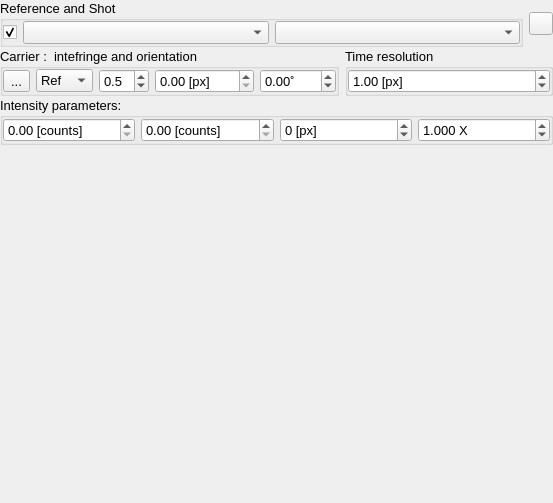
<?xml version="1.0" encoding="UTF-8"?>
<ui version="4.0">
 <class>nVISAR2</class>
 <widget class="QWidget" name="nVISAR2">
  <property name="geometry">
   <rect>
    <x>0</x>
    <y>0</y>
    <width>553</width>
    <height>503</height>
   </rect>
  </property>
  <property name="font">
   <font>
    <pointsize>10</pointsize>
   </font>
  </property>
  <property name="windowTitle">
   <string>Form</string>
  </property>
  <layout class="QVBoxLayout" name="verticalLayout" stretch="0,0,0,1">
   <property name="spacing">
    <number>1</number>
   </property>
   <property name="leftMargin">
    <number>0</number>
   </property>
   <property name="topMargin">
    <number>0</number>
   </property>
   <property name="rightMargin">
    <number>0</number>
   </property>
   <property name="bottomMargin">
    <number>0</number>
   </property>
   <item>
    <widget class="QWidget" name="widget_2" native="true">
     <layout class="QHBoxLayout" name="horizontalLayout">
      <property name="leftMargin">
       <number>0</number>
      </property>
      <property name="topMargin">
       <number>0</number>
      </property>
      <property name="rightMargin">
       <number>0</number>
      </property>
      <property name="bottomMargin">
       <number>0</number>
      </property>
      <item>
       <widget class="QGroupBox" name="groupBox">
        <property name="title">
         <string>Reference and Shot</string>
        </property>
        <layout class="QGridLayout" name="gridLayout" columnstretch="0,1,1">
         <property name="leftMargin">
          <number>0</number>
         </property>
         <property name="topMargin">
          <number>0</number>
         </property>
         <property name="rightMargin">
          <number>0</number>
         </property>
         <property name="bottomMargin">
          <number>0</number>
         </property>
         <item row="0" column="0">
          <widget class="QCheckBox" name="enableVisar">
           <property name="toolTip">
            <string>Enable visar</string>
           </property>
           <property name="text">
            <string/>
           </property>
           <property name="checked">
            <bool>true</bool>
           </property>
           <property name="neutrinoSave" stdset="0">
            <bool>true</bool>
           </property>
          </widget>
         </item>
         <item row="0" column="1">
          <widget class="QComboBox" name="refImage">
           <property name="neutrinoImage" stdset="0">
            <bool>true</bool>
           </property>
          </widget>
         </item>
         <item row="0" column="2">
          <widget class="QComboBox" name="shotImage">
           <property name="neutrinoImage" stdset="0">
            <bool>true</bool>
           </property>
          </widget>
         </item>
        </layout>
       </widget>
      </item>
      <item>
       <widget class="QToolButton" name="doWaveButton">
        <property name="font">
         <font>
          <pointsize>10</pointsize>
         </font>
        </property>
        <property name="toolTip">
         <string>Do filter on this Visar</string>
        </property>
        <property name="text">
         <string/>
        </property>
        <property name="icon">
         <iconset resource="../../neutrino-build/src/icons.qrc">
          <normaloff>:/icons/refresh.png</normaloff>:/icons/refresh.png</iconset>
        </property>
        <property name="neutrinoSave" stdset="0">
         <bool>true</bool>
        </property>
       </widget>
      </item>
     </layout>
    </widget>
   </item>
   <item>
    <widget class="QWidget" name="widget" native="true">
     <layout class="QHBoxLayout" name="horizontalLayout_2">
      <property name="leftMargin">
       <number>0</number>
      </property>
      <property name="topMargin">
       <number>0</number>
      </property>
      <property name="rightMargin">
       <number>0</number>
      </property>
      <property name="bottomMargin">
       <number>0</number>
      </property>
      <item>
       <widget class="QGroupBox" name="groupBox_5">
        <property name="title">
         <string>Carrier :  intefringe and orientation</string>
        </property>
        <layout class="QGridLayout" name="gridLayout_6" columnstretch="0,0,0,0,0">
         <property name="leftMargin">
          <number>0</number>
         </property>
         <property name="topMargin">
          <number>0</number>
         </property>
         <property name="rightMargin">
          <number>0</number>
         </property>
         <property name="bottomMargin">
          <number>0</number>
         </property>
         <item row="0" column="2">
          <widget class="QDoubleSpinBox" name="guessWeight">
           <property name="toolTip">
            <string>Frequency weight (&lt;0 for lower freq; &gt;0 for higher freq)</string>
           </property>
           <property name="decimals">
            <number>1</number>
           </property>
           <property name="minimum">
            <double>-9.900000000000000</double>
           </property>
           <property name="maximum">
            <double>9.900000000000000</double>
           </property>
           <property name="singleStep">
            <double>0.100000000000000</double>
           </property>
           <property name="value">
            <double>0.500000000000000</double>
           </property>
           <property name="neutrinoSave" stdset="0">
            <bool>true</bool>
           </property>
          </widget>
         </item>
         <item row="0" column="0">
          <widget class="QToolButton" name="guess">
           <property name="toolTip">
            <string>Calculate interfringe</string>
           </property>
           <property name="text">
            <string>...</string>
           </property>
           <property name="icon">
            <iconset resource="../../neutrino-build/src/icons.qrc">
             <normaloff>:/icons/refresh2.png</normaloff>:/icons/refresh2.png</iconset>
           </property>
           <property name="neutrinoSave" stdset="0">
            <bool>true</bool>
           </property>
          </widget>
         </item>
         <item row="0" column="1">
          <widget class="QComboBox" name="carrierPhys">
           <property name="neutrinoSave" stdset="0">
            <bool>true</bool>
           </property>
           <item>
            <property name="text">
             <string>Ref</string>
            </property>
           </item>
           <item>
            <property name="text">
             <string>Shot</string>
            </property>
           </item>
          </widget>
         </item>
         <item row="0" column="4">
          <widget class="QDoubleSpinBox" name="angle">
           <property name="toolTip">
            <string>Fringes orientation</string>
           </property>
           <property name="suffix">
            <string>˚</string>
           </property>
           <property name="minimum">
            <double>-360.000000000000000</double>
           </property>
           <property name="maximum">
            <double>360.000000000000000</double>
           </property>
           <property name="neutrinoSave" stdset="0">
            <bool>true</bool>
           </property>
          </widget>
         </item>
         <item row="0" column="3">
          <widget class="QDoubleSpinBox" name="interfringe">
           <property name="toolTip">
            <string>Interfringe (px)</string>
           </property>
           <property name="suffix">
            <string> [px]</string>
           </property>
           <property name="maximum">
            <double>9999.989999999999782</double>
           </property>
           <property name="singleStep">
            <double>1.000000000000000</double>
           </property>
           <property name="neutrinoSave" stdset="0">
            <bool>true</bool>
           </property>
          </widget>
         </item>
        </layout>
       </widget>
      </item>
      <item>
       <widget class="QGroupBox" name="groupBox_4">
        <property name="toolTip">
         <string>Sweep speed (if multiple values take the polynome)</string>
        </property>
        <property name="title">
         <string>Time resolution</string>
        </property>
        <layout class="QGridLayout" name="gridLayout_4">
         <property name="leftMargin">
          <number>0</number>
         </property>
         <property name="topMargin">
          <number>0</number>
         </property>
         <property name="rightMargin">
          <number>0</number>
         </property>
         <property name="bottomMargin">
          <number>0</number>
         </property>
         <item row="0" column="1">
          <widget class="QDoubleSpinBox" name="resolution">
           <property name="suffix">
            <string> [px]</string>
           </property>
           <property name="value">
            <double>1.000000000000000</double>
           </property>
           <property name="neutrinoSave" stdset="0">
            <bool>true</bool>
           </property>
          </widget>
         </item>
        </layout>
       </widget>
      </item>
     </layout>
    </widget>
   </item>
   <item>
    <widget class="QGroupBox" name="groupBox_2">
     <property name="title">
      <string>Intensity parameters: </string>
     </property>
     <layout class="QGridLayout" name="gridLayout_5">
      <property name="leftMargin">
       <number>0</number>
      </property>
      <property name="topMargin">
       <number>0</number>
      </property>
      <property name="rightMargin">
       <number>0</number>
      </property>
      <property name="bottomMargin">
       <number>0</number>
      </property>
      <item row="0" column="1">
       <widget class="QDoubleSpinBox" name="offRef">
        <property name="toolTip">
         <string>offset reference (dark value)</string>
        </property>
        <property name="suffix">
         <string> [counts]</string>
        </property>
        <property name="maximum">
         <double>99999.000000000000000</double>
        </property>
        <property name="neutrinoSave" stdset="0">
         <bool>true</bool>
        </property>
       </widget>
      </item>
      <item row="0" column="2">
       <widget class="QDoubleSpinBox" name="offShot">
        <property name="toolTip">
         <string>offset shot (dark value)</string>
        </property>
        <property name="suffix">
         <string> [counts]</string>
        </property>
        <property name="maximum">
         <double>99999.000000000000000</double>
        </property>
        <property name="neutrinoSave" stdset="0">
         <bool>true</bool>
        </property>
       </widget>
      </item>
      <item row="0" column="3">
       <widget class="QSpinBox" name="intensityShift">
        <property name="toolTip">
         <string>Pixel time delay of intensity between probe and shot</string>
        </property>
        <property name="suffix">
         <string> [px]</string>
        </property>
        <property name="minimum">
         <number>-1000</number>
        </property>
        <property name="maximum">
         <number>1000</number>
        </property>
        <property name="neutrinoSave" stdset="0">
         <bool>true</bool>
        </property>
       </widget>
      </item>
      <item row="0" column="4">
       <widget class="QDoubleSpinBox" name="multRef">
        <property name="toolTip">
         <string>&lt;html&gt;&lt;head/&gt;&lt;body&gt;&lt;p&gt;Reference multiplication factor:&lt;/p&gt;&lt;p&gt;Fix jitter between ref. and shot&lt;/p&gt;&lt;/body&gt;&lt;/html&gt;</string>
        </property>
        <property name="suffix">
         <string> X</string>
        </property>
        <property name="decimals">
         <number>3</number>
        </property>
        <property name="minimum">
         <double>-99.989999999999995</double>
        </property>
        <property name="singleStep">
         <double>0.100000000000000</double>
        </property>
        <property name="value">
         <double>1.000000000000000</double>
        </property>
        <property name="neutrinoSave" stdset="0">
         <bool>true</bool>
        </property>
       </widget>
      </item>
     </layout>
    </widget>
   </item>
   <item>
    <widget class="nCustomPlotMouseX3Y" name="plotPhaseIntensity" native="true">
     <property name="mouseTracking">
      <bool>true</bool>
     </property>
    </widget>
   </item>
  </layout>
 </widget>
 <customwidgets>
  <customwidget>
   <class>nCustomPlotMouseX3Y</class>
   <extends>QWidget</extends>
   <header>nCustomPlots.h</header>
   <container>1</container>
  </customwidget>
 </customwidgets>
 <tabstops>
  <tabstop>enableVisar</tabstop>
  <tabstop>refImage</tabstop>
  <tabstop>shotImage</tabstop>
  <tabstop>doWaveButton</tabstop>
  <tabstop>guess</tabstop>
  <tabstop>carrierPhys</tabstop>
  <tabstop>guessWeight</tabstop>
  <tabstop>interfringe</tabstop>
  <tabstop>angle</tabstop>
  <tabstop>resolution</tabstop>
  <tabstop>offRef</tabstop>
  <tabstop>offShot</tabstop>
  <tabstop>intensityShift</tabstop>
  <tabstop>multRef</tabstop>
 </tabstops>
 <resources>
  <include location="../../neutrino-build/src/icons.qrc"/>
 </resources>
 <connections/>
</ui>
